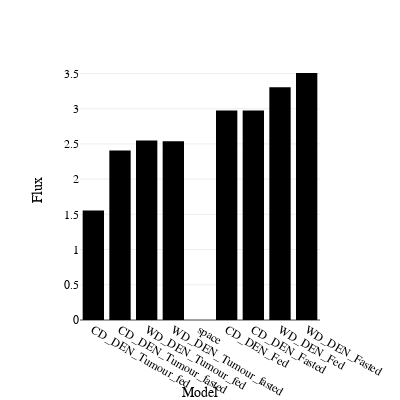

The notebook cell saved with this chart:
### Markdown cell above
# Plot single reaction flux

### Code cell
d = []
for index,row in df.iterrows():
    if index=='MMRN_Biomass':
        for col in df.columns:
            d.append({'Model' : col,
                      'Flux' : row[col]})
            if col == 'WD_DEN_Tumour_fasted':
                d.append({'Model' : 'space',
                          'Flux' : 0})
toPlot = pd.DataFrame(d)
fig = px.bar(toPlot,x='Model',y='Flux',color='Model',
             color_discrete_sequence=['black']) #'lightblue','darkblue','red','darkred'
fig.update_layout(template='none',autosize=False,height=400,width=400,showlegend=False)
fig = setPlotFont(fig)
fig.write_image('/Users/clasenf/OneDrive - The Francis Crick Institute/PhD Pathway/Thesis/Figures/Chapter6/biomass_flux2.pdf')
fig.show()

### Figure 1 — Plotly figure (JSON) as saved in the notebook; plotly's stock layout.template omitted (floating-point values rounded to 4 significant figures)
{"data": [{"alignmentgroup": "True", "hovertemplate": "Model=%{x}<br>Flux=%{y}<extra></extra>", "legendgroup": "CD_DEN_Tumour_fed", "marker": {"color": "black", "pattern": {"shape": ""}}, "name": "CD_DEN_Tumour_fed", "offsetgroup": "CD_DEN_Tumour_fed", "orientation": "v", "showlegend": true, "textposition": "auto", "type": "bar", "x": ["CD_DEN_Tumour_fed"], "xaxis": "x", "y": [1.553], "yaxis": "y"}, {"alignmentgroup": "True", "hovertemplate": "Model=%{x}<br>Flux=%{y}<extra></extra>", "legendgroup": "CD_DEN_Tumour_fasted", "marker": {"color": "black", "pattern": {"shape": ""}}, "name": "CD_DEN_Tumour_fasted", "offsetgroup": "CD_DEN_Tumour_fasted", "orientation": "v", "showlegend": true, "textposition": "auto", "type": "bar", "x": ["CD_DEN_Tumour_fasted"], "xaxis": "x", "y": [2.406], "yaxis": "y"}, {"alignmentgroup": "True", "hovertemplate": "Model=%{x}<br>Flux=%{y}<extra></extra>", "legendgroup": "WD_DEN_Tumour_fed", "marker": {"color": "black", "pattern": {"shape": ""}}, "name": "WD_DEN_Tumour_fed", "offsetgroup": "WD_DEN_Tumour_fed", "orientation": "v", "showlegend": true, "textposition": "auto", "type": "bar", "x": ["WD_DEN_Tumour_fed"], "xaxis": "x", "y": [2.547], "yaxis": "y"}, {"alignmentgroup": "True", "hovertemplate": "Model=%{x}<br>Flux=%{y}<extra></extra>", "legendgroup": "WD_DEN_Tumour_fasted", "marker": {"color": "black", "pattern": {"shape": ""}}, "name": "WD_DEN_Tumour_fasted", "offsetgroup": "WD_DEN_Tumour_fasted", "orientation": "v", "showlegend": true, "textposition": "auto", "type": "bar", "x": ["WD_DEN_Tumour_fasted"], "xaxis": "x", "y": [2.538], "yaxis": "y"}, {"alignmentgroup": "True", "hovertemplate": "Model=%{x}<br>Flux=%{y}<extra></extra>", "legendgroup": "space", "marker": {"color": "black", "pattern": {"shape": ""}}, "name": "space", "offsetgroup": "space", "orientation": "v", "showlegend": true, "textposition": "auto", "type": "bar", "x": ["space"], "xaxis": "x", "y": [0], "yaxis": "y"}, {"alignmentgroup": "True", "hovertemplate": "Model=%{x}<br>Flux=%{y}<extra></extra>", "legendgroup": "CD_DEN_Fed", "marker": {"color": "black", "pattern": {"shape": ""}}, "name": "CD_DEN_Fed", "offsetgroup": "CD_DEN_Fed", "orientation": "v", "showlegend": true, "textposition": "auto", "type": "bar", "x": ["CD_DEN_Fed"], "xaxis": "x", "y": [2.975], "yaxis": "y"}, {"alignmentgroup": "True", "hovertemplate": "Model=%{x}<br>Flux=%{y}<extra></extra>", "legendgroup": "CD_DEN_Fasted", "marker": {"color": "black", "pattern": {"shape": ""}}, "name": "CD_DEN_Fasted", "offsetgroup": "CD_DEN_Fasted", "orientation": "v", "showlegend": true, "textposition": "auto", "type": "bar", "x": ["CD_DEN_Fasted"], "xaxis": "x", "y": [2.975], "yaxis": "y"}, {"alignmentgroup": "True", "hovertemplate": "Model=%{x}<br>Flux=%{y}<extra></extra>", "legendgroup": "WD_DEN_Fed", "marker": {"color": "black", "pattern": {"shape": ""}}, "name": "WD_DEN_Fed", "offsetgroup": "WD_DEN_Fed", "orientation": "v", "showlegend": true, "textposition": "auto", "type": "bar", "x": ["WD_DEN_Fed"], "xaxis": "x", "y": [3.303], "yaxis": "y"}, {"alignmentgroup": "True", "hovertemplate": "Model=%{x}<br>Flux=%{y}<extra></extra>", "legendgroup": "WD_DEN_Fasted", "marker": {"color": "black", "pattern": {"shape": ""}}, "name": "WD_DEN_Fasted", "offsetgroup": "WD_DEN_Fasted", "orientation": "v", "showlegend": true, "textposition": "auto", "type": "bar", "x": ["WD_DEN_Fasted"], "xaxis": "x", "y": [3.507], "yaxis": "y"}], "layout": {"autosize": false, "barmode": "relative", "font": {"color": "black", "family": "Arial", "size": 12}, "height": 400, "legend": {"title": {"text": "Model"}, "tracegroupgap": 0}, "margin": {"t": 60}, "showlegend": false, "width": 400, "xaxis": {"anchor": "y", "categoryarray": ["CD_DEN_Tumour_fed", "CD_DEN_Tumour_fasted", "WD_DEN_Tumour_fed", "WD_DEN_Tumour_fasted", "space", "CD_DEN_Fed", "CD_DEN_Fasted", "WD_DEN_Fed", "WD_DEN_Fasted"], "categoryorder": "array", "domain": [0, 1], "title": {"text": "Model"}}, "yaxis": {"anchor": "x", "domain": [0, 1], "title": {"text": "Flux"}}}}
